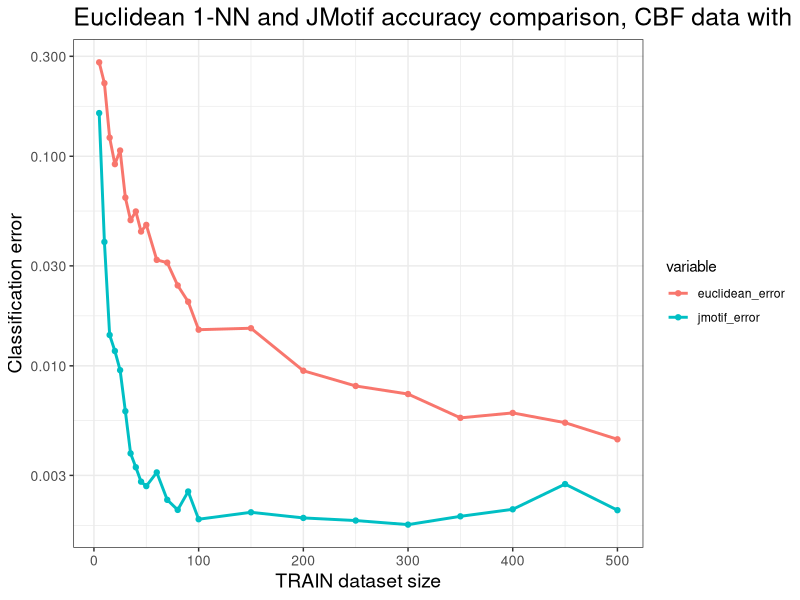

Recreate this plot in R. (Note: this script raises an error after producing the figure.)
require(ggplot2)
require(Cairo)
require(reshape)
require(scales)
require(RColorBrewer)
require(grid)
library(gridExtra)
require("lattice")

dat=read.csv("../docs/noise3.csv",header=F)
names(dat)=c("train","jmotif_error","euclidean_error","jmotif_time","euclidean_time")

index=sort(unique(dat$train))

jmotif_error=rep(-1,length(index))
for(i in 1:(length(index))){
  jmotif_error[i]=mean(dat[dat$train==index[i],2])
}

euclidean_error=rep(-1,length(index))
for(i in 1:(length(index))){
  euclidean_error[i]=mean(dat[dat$train==index[i],3])
}

d=data.frame(index,euclidean_error,jmotif_error)
dm=melt(d,id.var="index")

p2 <- ggplot(dm, aes(index, value, color=variable)) + geom_line(lwd=1) +
  geom_point() + theme_bw() +
  scale_x_continuous("TRAIN dataset size") + 
  scale_y_log10("Classification error") +
  ggtitle("Euclidean 1-NN and JMotif accuracy comparison, CBF data with loss and noise") +
  theme(plot.title=element_text(size=18),axis.text.x=element_text(size=10), 
        axis.text.y=element_text(size=10),axis.title.x=element_text(size=14), 
        axis.title.y=element_text(size=14))
p2


print(arrangeGrob(p, p1, p2, p3, ncol=2))

Cairo(width = 900, height = 550, file="precision_plot-noise-log10.png", type="png", pointsize=12, 
      bg = "white", canvas = "white", units = "px", dpi = "auto")
print(p)
dev.off()
